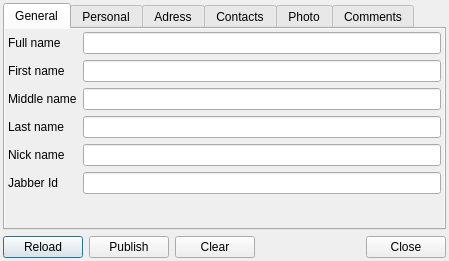
<ui version="4.0" >
 <class>VCardDialogClass</class>
 <widget class="QDialog" name="VCardDialogClass" >
  <property name="geometry" >
   <rect>
    <x>0</x>
    <y>0</y>
    <width>449</width>
    <height>251</height>
   </rect>
  </property>
  <layout class="QVBoxLayout" name="verticalLayout" >
   <property name="margin" >
    <number>3</number>
   </property>
   <item>
    <widget class="QTabWidget" name="twtVCard" >
     <property name="currentIndex" >
      <number>0</number>
     </property>
     <widget class="QWidget" name="tabGeneral" >
      <property name="autoFillBackground" >
       <bool>true</bool>
      </property>
      <attribute name="title" >
       <string>General</string>
      </attribute>
      <layout class="QFormLayout" name="lotGeneral" >
       <property name="margin" >
        <number>3</number>
       </property>
       <item row="0" column="0" >
        <widget class="QLabel" name="lblFullName" >
         <property name="text" >
          <string>Full name</string>
         </property>
         <property name="buddy" >
          <cstring>lneFullName</cstring>
         </property>
        </widget>
       </item>
       <item row="0" column="1" >
        <widget class="QLineEdit" name="lneFullName" />
       </item>
       <item row="1" column="0" >
        <widget class="QLabel" name="lblFirstName" >
         <property name="text" >
          <string>First name</string>
         </property>
         <property name="buddy" >
          <cstring>lneFirstName</cstring>
         </property>
        </widget>
       </item>
       <item row="1" column="1" >
        <widget class="QLineEdit" name="lneFirstName" />
       </item>
       <item row="2" column="0" >
        <widget class="QLabel" name="lblMiddleName" >
         <property name="text" >
          <string>Middle name</string>
         </property>
         <property name="buddy" >
          <cstring>lneMiddleName</cstring>
         </property>
        </widget>
       </item>
       <item row="2" column="1" >
        <widget class="QLineEdit" name="lneMiddleName" />
       </item>
       <item row="3" column="0" >
        <widget class="QLabel" name="lblLastName" >
         <property name="text" >
          <string>Last name</string>
         </property>
         <property name="buddy" >
          <cstring>lneLastName</cstring>
         </property>
        </widget>
       </item>
       <item row="3" column="1" >
        <widget class="QLineEdit" name="lneLastName" />
       </item>
       <item row="4" column="0" >
        <widget class="QLabel" name="lblNickName" >
         <property name="text" >
          <string>Nick name</string>
         </property>
         <property name="buddy" >
          <cstring>lneNickName</cstring>
         </property>
        </widget>
       </item>
       <item row="4" column="1" >
        <widget class="QLineEdit" name="lneNickName" />
       </item>
       <item row="5" column="0" >
        <widget class="QLabel" name="lblJabberId" >
         <property name="text" >
          <string>Jabber Id</string>
         </property>
         <property name="buddy" >
          <cstring>lneJabberId</cstring>
         </property>
        </widget>
       </item>
       <item row="5" column="1" >
        <widget class="QLineEdit" name="lneJabberId" />
       </item>
      </layout>
     </widget>
     <widget class="QWidget" name="tabPersonal" >
      <property name="autoFillBackground" >
       <bool>false</bool>
      </property>
      <attribute name="title" >
       <string>Personal</string>
      </attribute>
      <layout class="QFormLayout" name="lotPersonal" >
       <property name="margin" >
        <number>3</number>
       </property>
       <item row="0" column="0" >
        <widget class="QLabel" name="lblBirthday" >
         <property name="text" >
          <string>Birthday</string>
         </property>
         <property name="buddy" >
          <cstring>dedBirthday</cstring>
         </property>
        </widget>
       </item>
       <item row="0" column="1" >
        <layout class="QHBoxLayout" name="lotPersonalBirthday" >
         <item>
          <widget class="QDateEdit" name="dedBirthday" >
           <property name="sizePolicy" >
            <sizepolicy vsizetype="Fixed" hsizetype="Expanding" >
             <horstretch>0</horstretch>
             <verstretch>0</verstretch>
            </sizepolicy>
           </property>
           <property name="dateTime" >
            <datetime>
             <hour>0</hour>
             <minute>0</minute>
             <second>0</second>
             <year>1900</year>
             <month>1</month>
             <day>1</day>
            </datetime>
           </property>
           <property name="minimumDateTime" >
            <datetime>
             <hour>0</hour>
             <minute>0</minute>
             <second>0</second>
             <year>1900</year>
             <month>1</month>
             <day>1</day>
            </datetime>
           </property>
           <property name="displayFormat" >
            <string>dd.MMMM.yyyy</string>
           </property>
           <property name="calendarPopup" >
            <bool>true</bool>
           </property>
          </widget>
         </item>
         <item>
          <widget class="QLabel" name="lblGender" >
           <property name="text" >
            <string>Gender</string>
           </property>
           <property name="buddy" >
            <cstring>cmbGender</cstring>
           </property>
          </widget>
         </item>
         <item>
          <widget class="QComboBox" name="cmbGender" >
           <property name="sizePolicy" >
            <sizepolicy vsizetype="Fixed" hsizetype="Expanding" >
             <horstretch>0</horstretch>
             <verstretch>0</verstretch>
            </sizepolicy>
           </property>
           <property name="editable" >
            <bool>true</bool>
           </property>
           <item>
            <property name="text" >
             <string>Male</string>
            </property>
           </item>
           <item>
            <property name="text" >
             <string>Female</string>
            </property>
           </item>
          </widget>
         </item>
        </layout>
       </item>
       <item row="1" column="0" >
        <widget class="QLabel" name="lblMaritial" >
         <property name="text" >
          <string>Maritial status</string>
         </property>
         <property name="buddy" >
          <cstring>lneMaritial</cstring>
         </property>
        </widget>
       </item>
       <item row="1" column="1" >
        <widget class="QLineEdit" name="lneMaritial" />
       </item>
       <item row="2" column="0" >
        <widget class="QLabel" name="lblOcuupation" >
         <property name="text" >
          <string>Occupation</string>
         </property>
         <property name="buddy" >
          <cstring>lneTitle</cstring>
         </property>
        </widget>
       </item>
       <item row="2" column="1" >
        <widget class="QLineEdit" name="lneTitle" />
       </item>
       <item row="3" column="0" >
        <widget class="QLabel" name="lblCompany" >
         <property name="text" >
          <string>Company</string>
         </property>
         <property name="buddy" >
          <cstring>lneCompany</cstring>
         </property>
        </widget>
       </item>
       <item row="3" column="1" >
        <widget class="QLineEdit" name="lneCompany" />
       </item>
       <item row="4" column="0" >
        <widget class="QLabel" name="lblDepartment" >
         <property name="text" >
          <string>Department</string>
         </property>
         <property name="buddy" >
          <cstring>lneDepartment</cstring>
         </property>
        </widget>
       </item>
       <item row="4" column="1" >
        <widget class="QLineEdit" name="lneDepartment" />
       </item>
       <item row="5" column="0" >
        <widget class="QLabel" name="lblRole" >
         <property name="text" >
          <string>Role</string>
         </property>
         <property name="buddy" >
          <cstring>lneRole</cstring>
         </property>
        </widget>
       </item>
       <item row="5" column="1" >
        <widget class="QLineEdit" name="lneRole" />
       </item>
       <item row="6" column="0" >
        <widget class="QLabel" name="lblHomePage" >
         <property name="text" >
          <string>Home page</string>
         </property>
         <property name="buddy" >
          <cstring>lneHomePage</cstring>
         </property>
        </widget>
       </item>
       <item row="6" column="1" >
        <widget class="QLineEdit" name="lneHomePage" />
       </item>
      </layout>
     </widget>
     <widget class="QWidget" name="tabAdress" >
      <property name="autoFillBackground" >
       <bool>true</bool>
      </property>
      <attribute name="title" >
       <string>Adress</string>
      </attribute>
      <layout class="QHBoxLayout" name="lotAdress" >
       <property name="margin" >
        <number>3</number>
       </property>
       <item>
        <widget class="QGroupBox" name="grbHomeAdress" >
         <property name="title" >
          <string>Home</string>
         </property>
         <property name="flat" >
          <bool>true</bool>
         </property>
         <layout class="QFormLayout" name="lotAdressHome" >
          <property name="margin" >
           <number>0</number>
          </property>
          <item row="0" column="0" >
           <widget class="QLabel" name="lblHomeStreet" >
            <property name="text" >
             <string>Street</string>
            </property>
            <property name="buddy" >
             <cstring>lneHomeStreet</cstring>
            </property>
           </widget>
          </item>
          <item row="0" column="1" >
           <widget class="QLineEdit" name="lneHomeStreet" />
          </item>
          <item row="1" column="0" >
           <widget class="QLabel" name="lblHomeCity" >
            <property name="text" >
             <string>City</string>
            </property>
            <property name="buddy" >
             <cstring>lneHomeCity</cstring>
            </property>
           </widget>
          </item>
          <item row="1" column="1" >
           <widget class="QLineEdit" name="lneHomeCity" />
          </item>
          <item row="2" column="0" >
           <widget class="QLabel" name="lblHomeState" >
            <property name="text" >
             <string>State</string>
            </property>
            <property name="buddy" >
             <cstring>lneHomeState</cstring>
            </property>
           </widget>
          </item>
          <item row="2" column="1" >
           <widget class="QLineEdit" name="lneHomeState" />
          </item>
          <item row="3" column="0" >
           <widget class="QLabel" name="lblHomeZip" >
            <property name="text" >
             <string>Zip code</string>
            </property>
            <property name="buddy" >
             <cstring>lneHomeZip</cstring>
            </property>
           </widget>
          </item>
          <item row="3" column="1" >
           <widget class="QLineEdit" name="lneHomeZip" />
          </item>
          <item row="4" column="0" >
           <widget class="QLabel" name="lblHomeCountry" >
            <property name="text" >
             <string>Country</string>
            </property>
            <property name="buddy" >
             <cstring>lneHomeCountry</cstring>
            </property>
           </widget>
          </item>
          <item row="4" column="1" >
           <widget class="QLineEdit" name="lneHomeCountry" />
          </item>
         </layout>
        </widget>
       </item>
       <item>
        <widget class="QGroupBox" name="grbWorkAdress" >
         <property name="title" >
          <string>Work</string>
         </property>
         <property name="flat" >
          <bool>true</bool>
         </property>
         <layout class="QFormLayout" name="lotAdressWork" >
          <property name="margin" >
           <number>0</number>
          </property>
          <item row="0" column="0" >
           <widget class="QLabel" name="lblWorkStreet" >
            <property name="text" >
             <string>Street</string>
            </property>
            <property name="buddy" >
             <cstring>lneWorkStreet</cstring>
            </property>
           </widget>
          </item>
          <item row="0" column="1" >
           <widget class="QLineEdit" name="lneWorkStreet" />
          </item>
          <item row="1" column="0" >
           <widget class="QLabel" name="lblWorkCity" >
            <property name="text" >
             <string>City</string>
            </property>
            <property name="buddy" >
             <cstring>lneWorkCity</cstring>
            </property>
           </widget>
          </item>
          <item row="1" column="1" >
           <widget class="QLineEdit" name="lneWorkCity" />
          </item>
          <item row="2" column="0" >
           <widget class="QLabel" name="lblWorkState" >
            <property name="text" >
             <string>State</string>
            </property>
            <property name="buddy" >
             <cstring>lneWorkState</cstring>
            </property>
           </widget>
          </item>
          <item row="2" column="1" >
           <widget class="QLineEdit" name="lneWorkState" />
          </item>
          <item row="3" column="0" >
           <widget class="QLabel" name="lblWorkZip" >
            <property name="text" >
             <string>Zip code</string>
            </property>
            <property name="buddy" >
             <cstring>lneWorkZip</cstring>
            </property>
           </widget>
          </item>
          <item row="3" column="1" >
           <widget class="QLineEdit" name="lneWorkZip" />
          </item>
          <item row="4" column="0" >
           <widget class="QLabel" name="lblWorkCountry" >
            <property name="text" >
             <string>Country</string>
            </property>
            <property name="buddy" >
             <cstring>lneWorkCountry</cstring>
            </property>
           </widget>
          </item>
          <item row="4" column="1" >
           <widget class="QLineEdit" name="lneWorkCountry" />
          </item>
         </layout>
        </widget>
       </item>
      </layout>
     </widget>
     <widget class="QWidget" name="tabContacts" >
      <property name="autoFillBackground" >
       <bool>true</bool>
      </property>
      <attribute name="title" >
       <string>Contacts</string>
      </attribute>
      <layout class="QHBoxLayout" name="lotContacts" >
       <property name="margin" >
        <number>3</number>
       </property>
       <item>
        <widget class="QGroupBox" name="grbEmail" >
         <property name="title" >
          <string>E-Mail</string>
         </property>
         <property name="flat" >
          <bool>true</bool>
         </property>
         <layout class="QVBoxLayout" name="lotEmail" >
          <property name="margin" >
           <number>0</number>
          </property>
          <item>
           <widget class="QListWidget" name="ltwEmails" />
          </item>
          <item>
           <layout class="QHBoxLayout" name="lotEmailButtons" >
            <item>
             <widget class="QToolButton" name="tlbEmailAdd" >
              <property name="sizePolicy" >
               <sizepolicy vsizetype="Fixed" hsizetype="Expanding" >
                <horstretch>0</horstretch>
                <verstretch>0</verstretch>
               </sizepolicy>
              </property>
              <property name="text" >
               <string>Add</string>
              </property>
             </widget>
            </item>
            <item>
             <widget class="QToolButton" name="tlbEmailDelete" >
              <property name="sizePolicy" >
               <sizepolicy vsizetype="Fixed" hsizetype="Expanding" >
                <horstretch>0</horstretch>
                <verstretch>0</verstretch>
               </sizepolicy>
              </property>
              <property name="text" >
               <string>Delete</string>
              </property>
             </widget>
            </item>
           </layout>
          </item>
         </layout>
        </widget>
       </item>
       <item>
        <widget class="QGroupBox" name="grbPhone" >
         <property name="title" >
          <string>Phone</string>
         </property>
         <property name="flat" >
          <bool>true</bool>
         </property>
         <layout class="QVBoxLayout" name="lotPhone" >
          <property name="margin" >
           <number>0</number>
          </property>
          <item>
           <widget class="QListWidget" name="ltwPhones" />
          </item>
          <item>
           <layout class="QHBoxLayout" name="lotPhoneButtons" >
            <item>
             <widget class="QToolButton" name="tlbPhoneAdd" >
              <property name="sizePolicy" >
               <sizepolicy vsizetype="Fixed" hsizetype="Expanding" >
                <horstretch>0</horstretch>
                <verstretch>0</verstretch>
               </sizepolicy>
              </property>
              <property name="text" >
               <string>Add</string>
              </property>
             </widget>
            </item>
            <item>
             <widget class="QToolButton" name="tlbPhoneDelete" >
              <property name="sizePolicy" >
               <sizepolicy vsizetype="Fixed" hsizetype="Expanding" >
                <horstretch>0</horstretch>
                <verstretch>0</verstretch>
               </sizepolicy>
              </property>
              <property name="text" >
               <string>Delete</string>
              </property>
             </widget>
            </item>
           </layout>
          </item>
         </layout>
        </widget>
       </item>
      </layout>
     </widget>
     <widget class="QWidget" name="tabPhoto" >
      <property name="autoFillBackground" >
       <bool>true</bool>
      </property>
      <attribute name="title" >
       <string>Photo</string>
      </attribute>
      <layout class="QHBoxLayout" name="lotPhoto" >
       <property name="margin" >
        <number>3</number>
       </property>
       <item>
        <widget class="QGroupBox" name="grbPhoto" >
         <property name="title" >
          <string>Photo</string>
         </property>
         <property name="flat" >
          <bool>true</bool>
         </property>
         <layout class="QVBoxLayout" name="lotPhotoImage" >
          <property name="margin" >
           <number>0</number>
          </property>
          <item>
           <widget class="QLabel" name="lblPhoto" >
            <property name="sizePolicy" >
             <sizepolicy vsizetype="Expanding" hsizetype="Expanding" >
              <horstretch>0</horstretch>
              <verstretch>0</verstretch>
             </sizepolicy>
            </property>
            <property name="frameShape" >
             <enum>QFrame::Box</enum>
            </property>
            <property name="text" >
             <string/>
            </property>
            <property name="alignment" >
             <set>Qt::AlignCenter</set>
            </property>
           </widget>
          </item>
          <item>
           <layout class="QHBoxLayout" name="lotPhotoButtons" >
            <item>
             <widget class="QToolButton" name="tlbPhotoSave" >
              <property name="sizePolicy" >
               <sizepolicy vsizetype="Fixed" hsizetype="Expanding" >
                <horstretch>0</horstretch>
                <verstretch>0</verstretch>
               </sizepolicy>
              </property>
              <property name="text" >
               <string>Save</string>
              </property>
             </widget>
            </item>
            <item>
             <widget class="QToolButton" name="tlbPhotoLoad" >
              <property name="sizePolicy" >
               <sizepolicy vsizetype="Fixed" hsizetype="Expanding" >
                <horstretch>0</horstretch>
                <verstretch>0</verstretch>
               </sizepolicy>
              </property>
              <property name="text" >
               <string>Load</string>
              </property>
             </widget>
            </item>
            <item>
             <widget class="QToolButton" name="tlbPhotoClear" >
              <property name="sizePolicy" >
               <sizepolicy vsizetype="Fixed" hsizetype="Expanding" >
                <horstretch>0</horstretch>
                <verstretch>0</verstretch>
               </sizepolicy>
              </property>
              <property name="text" >
               <string>Clear</string>
              </property>
             </widget>
            </item>
           </layout>
          </item>
         </layout>
        </widget>
       </item>
       <item>
        <widget class="QGroupBox" name="grbLogo" >
         <property name="title" >
          <string>Logo</string>
         </property>
         <property name="flat" >
          <bool>true</bool>
         </property>
         <layout class="QVBoxLayout" name="lotLogoImage" >
          <property name="margin" >
           <number>0</number>
          </property>
          <item>
           <widget class="QLabel" name="lblLogo" >
            <property name="sizePolicy" >
             <sizepolicy vsizetype="Expanding" hsizetype="Expanding" >
              <horstretch>0</horstretch>
              <verstretch>0</verstretch>
             </sizepolicy>
            </property>
            <property name="frameShape" >
             <enum>QFrame::Box</enum>
            </property>
            <property name="text" >
             <string/>
            </property>
            <property name="alignment" >
             <set>Qt::AlignCenter</set>
            </property>
           </widget>
          </item>
          <item>
           <layout class="QHBoxLayout" name="lotLogoButtons" >
            <item>
             <widget class="QToolButton" name="tlbLogoSave" >
              <property name="sizePolicy" >
               <sizepolicy vsizetype="Fixed" hsizetype="Expanding" >
                <horstretch>0</horstretch>
                <verstretch>0</verstretch>
               </sizepolicy>
              </property>
              <property name="text" >
               <string>Save</string>
              </property>
             </widget>
            </item>
            <item>
             <widget class="QToolButton" name="tlbLogoLoad" >
              <property name="sizePolicy" >
               <sizepolicy vsizetype="Fixed" hsizetype="Expanding" >
                <horstretch>0</horstretch>
                <verstretch>0</verstretch>
               </sizepolicy>
              </property>
              <property name="text" >
               <string>Load</string>
              </property>
             </widget>
            </item>
            <item>
             <widget class="QToolButton" name="tlbLogoClear" >
              <property name="sizePolicy" >
               <sizepolicy vsizetype="Fixed" hsizetype="Expanding" >
                <horstretch>0</horstretch>
                <verstretch>0</verstretch>
               </sizepolicy>
              </property>
              <property name="text" >
               <string>Clear</string>
              </property>
             </widget>
            </item>
           </layout>
          </item>
         </layout>
        </widget>
       </item>
      </layout>
     </widget>
     <widget class="QWidget" name="tabComments" >
      <property name="autoFillBackground" >
       <bool>true</bool>
      </property>
      <attribute name="title" >
       <string>Comments</string>
      </attribute>
      <layout class="QVBoxLayout" name="lotComments" >
       <property name="margin" >
        <number>3</number>
       </property>
       <item>
        <widget class="QTextEdit" name="tedComments" />
       </item>
      </layout>
     </widget>
    </widget>
   </item>
   <item>
    <layout class="QHBoxLayout" name="lotButtons" >
     <item>
      <widget class="QPushButton" name="pbtUpdate" >
       <property name="text" >
        <string>Reload</string>
       </property>
      </widget>
     </item>
     <item>
      <widget class="QPushButton" name="pbtPublish" >
       <property name="text" >
        <string>Publish</string>
       </property>
      </widget>
     </item>
     <item>
      <widget class="QPushButton" name="pbtClear" >
       <property name="text" >
        <string>Clear</string>
       </property>
      </widget>
     </item>
     <item>
      <spacer>
       <property name="orientation" >
        <enum>Qt::Horizontal</enum>
       </property>
       <property name="sizeHint" stdset="0" >
        <size>
         <width>40</width>
         <height>20</height>
        </size>
       </property>
      </spacer>
     </item>
     <item>
      <widget class="QPushButton" name="pbtClose" >
       <property name="text" >
        <string>Close</string>
       </property>
      </widget>
     </item>
    </layout>
   </item>
  </layout>
 </widget>
 <layoutdefault spacing="6" margin="11" />
 <tabstops>
  <tabstop>twtVCard</tabstop>
  <tabstop>lneFullName</tabstop>
  <tabstop>lneFirstName</tabstop>
  <tabstop>lneMiddleName</tabstop>
  <tabstop>lneLastName</tabstop>
  <tabstop>lneNickName</tabstop>
  <tabstop>lneJabberId</tabstop>
  <tabstop>dedBirthday</tabstop>
  <tabstop>cmbGender</tabstop>
  <tabstop>lneMaritial</tabstop>
  <tabstop>lneTitle</tabstop>
  <tabstop>lneDepartment</tabstop>
  <tabstop>lneCompany</tabstop>
  <tabstop>lneRole</tabstop>
  <tabstop>lneHomePage</tabstop>
  <tabstop>lneHomeStreet</tabstop>
  <tabstop>lneHomeCity</tabstop>
  <tabstop>lneHomeState</tabstop>
  <tabstop>lneHomeZip</tabstop>
  <tabstop>lneHomeCountry</tabstop>
  <tabstop>lneWorkStreet</tabstop>
  <tabstop>lneWorkCity</tabstop>
  <tabstop>lneWorkState</tabstop>
  <tabstop>lneWorkZip</tabstop>
  <tabstop>lneWorkCountry</tabstop>
  <tabstop>pbtClose</tabstop>
 </tabstops>
 <resources/>
 <connections/>
</ui>
